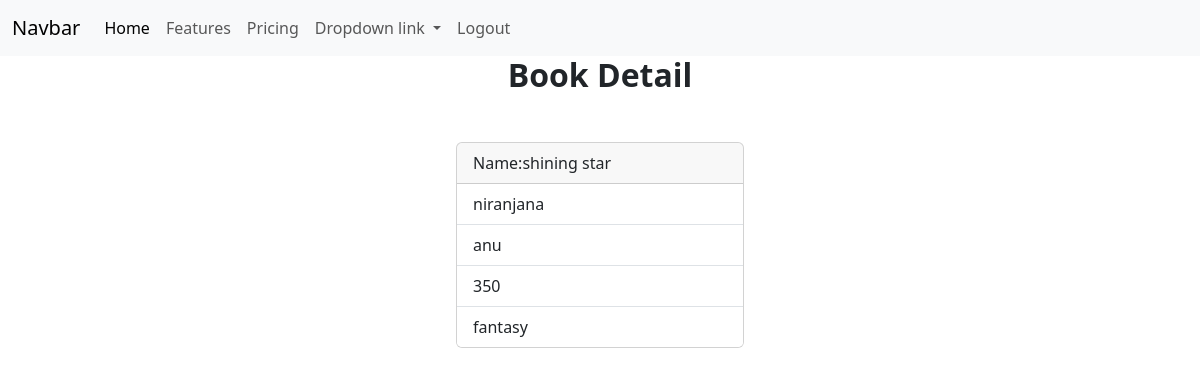
Page /books/3/ on the committed database.
### book/models.py (models this page shows, shortened)
class Books(models.Model):
    Name=models.CharField(max_length=200)
    author=models.CharField(max_length=200)
    publisher=models.CharField(max_length=200)
    price=models.PositiveIntegerField()
    genre=models.CharField(max_length=200)

### book/views.py (the view)
# urls.py: path('books/<int:pk>/',views.BooksDetailsView.as_view(),name="books-detail"),
class BooksDetailsView(View):
    def get(self,request,*ags,**kwargs):
        id=kwargs.get("pk")
        qs=Books.objects.get(id=id)
        return render(request,"book_detail.html",{"data":qs})

### book/templates/book_detail.html
{%extends 'base.html'%}
{%block body_block%}
<h2 class="text-center fw-bold">Book Detail</h2>
    <div class="container d-flex justify-content-center mt-5">
        <div class="card" style="width: 18rem;">
            <div class="card-header">
              Name:{{data.Name}}
            </div>
            <ul class="list-group list-group-flush">
              <li class="list-group-item">{{data.author}}</li>
              <li class="list-group-item">{{data.publisher}}</li>
              <li class="list-group-item">{{data.price}}</li>
              <li class="list-group-item">{{data.genre}}</li>
            </ul>
          </div>
    </div>
{%endblock%}

### rows in the picture
Books: Name "shining star", author "niranjana", publisher "anu", price "350", genre "fantasy"
